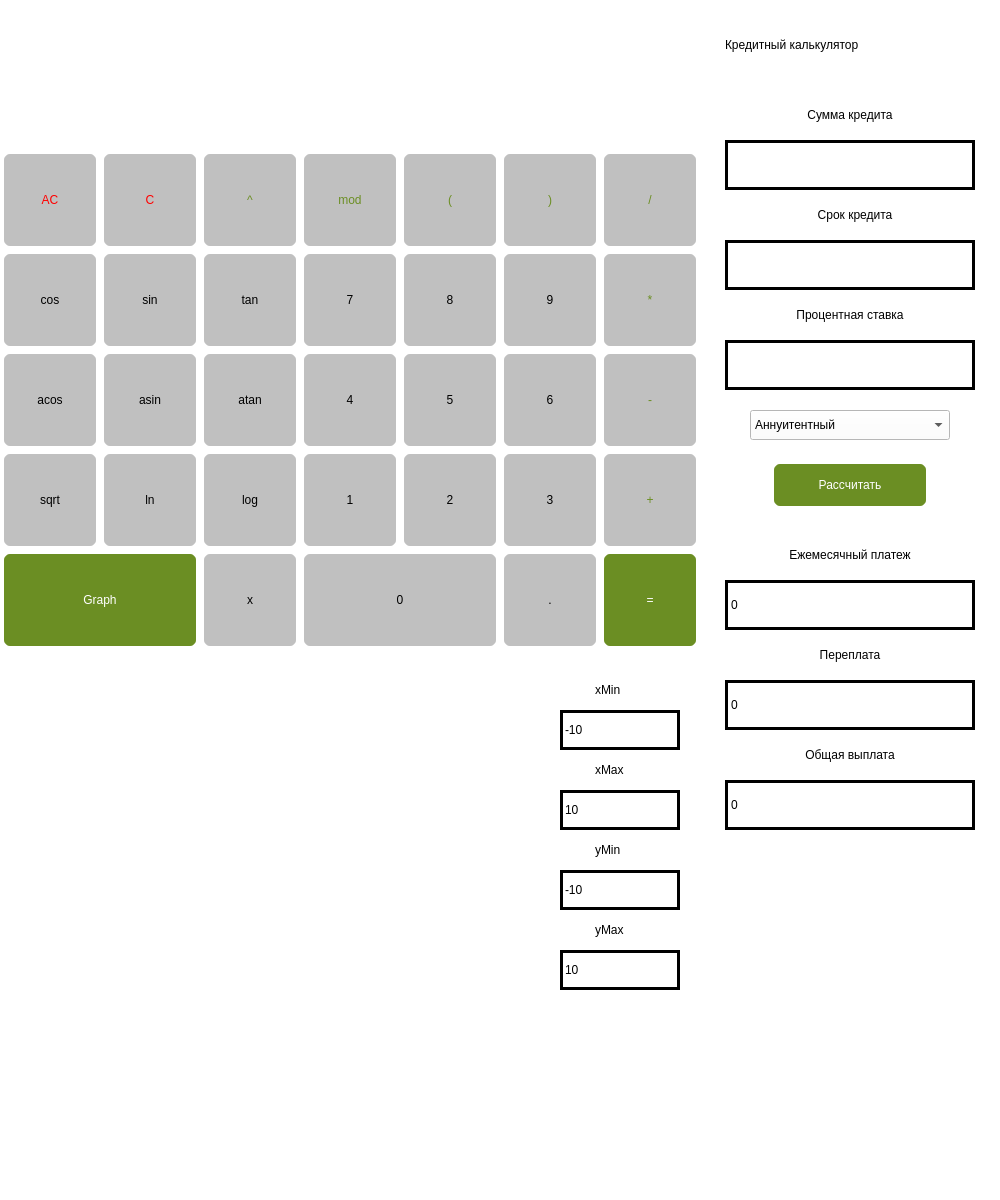
 <widget class="QMainWindow" name="MainWindow">
  <property name="geometry">
   <rect>
    <x>0</x>
    <y>0</y>
    <width>1000</width>
    <height>1200</height>
   </rect>
  </property>
  <property name="windowTitle">
   <string>MainWindow</string>
  </property>
  <property name="styleSheet">
   <string notr="true">background-color: rgb(255, 255, 255);</string>
  </property>
  <widget class="QWidget" name="centralwidget">
   <widget class="QLabel" name="result">
    <property name="geometry">
     <rect>
      <x>0</x>
      <y>0</y>
      <width>700</width>
      <height>150</height>
     </rect>
    </property>
    <property name="styleSheet">
     <string notr="true">QLabel {
color: rgb(0, 0, 0);
font: 36pt &quot;Monaco&quot;;
}</string>
    </property>
    <property name="text">
     <string/>
    </property>
    <property name="alignment">
     <set>Qt::AlignRight|Qt::AlignTrailing|Qt::AlignVCenter</set>
    </property>
   </widget>
   <widget class="QPushButton" name="pushButton_mod">
    <property name="geometry">
     <rect>
      <x>300</x>
      <y>150</y>
      <width>100</width>
      <height>100</height>
     </rect>
    </property>
    <property name="styleSheet">
     <string notr="true">QPushButton {
	text-align: center;
	font: 36pt &quot;Monaco&quot;;
    background-color: rgb(192, 192, 192);
	color:  rgb(107, 142, 35);
	border-style: solid;
	border-color: rgb(255, 255, 255);
	border-width: 4px;
	border-radius: 10px;
}

QPushButton:pressed {
    background-color:  rgb(128, 128, 128);
}</string>
    </property>
    <property name="text">
     <string>mod</string>
    </property>
   </widget>
   <widget class="QPushButton" name="pushButton_pow">
    <property name="geometry">
     <rect>
      <x>200</x>
      <y>150</y>
      <width>100</width>
      <height>100</height>
     </rect>
    </property>
    <property name="styleSheet">
     <string notr="true">QPushButton {
	text-align: center;
	font: 36pt &quot;Monaco&quot;;
    background-color: rgb(192, 192, 192);
	color:  rgb(107, 142, 35);
	border-style: solid;
	border-color: rgb(255, 255, 255);
	border-width: 4px;
	border-radius: 10px;
}

QPushButton:pressed {
    background-color:  rgb(128, 128, 128);
}</string>
    </property>
    <property name="text">
     <string>^</string>
    </property>
   </widget>
   <widget class="QPushButton" name="pushButton_bracket_open">
    <property name="geometry">
     <rect>
      <x>400</x>
      <y>150</y>
      <width>100</width>
      <height>100</height>
     </rect>
    </property>
    <property name="styleSheet">
     <string notr="true">QPushButton {
	text-align: center;
	font: 36pt &quot;Monaco&quot;;
    background-color: rgb(192, 192, 192);
	color:  rgb(107, 142, 35);
	border-style: solid;
	border-color: rgb(255, 255, 255);
	border-width: 4px;
	border-radius: 10px;
}

QPushButton:pressed {
    background-color:  rgb(128, 128, 128);
}</string>
    </property>
    <property name="text">
     <string>(</string>
    </property>
   </widget>
   <widget class="QPushButton" name="pushButton_div">
    <property name="geometry">
     <rect>
      <x>600</x>
      <y>150</y>
      <width>100</width>
      <height>100</height>
     </rect>
    </property>
    <property name="styleSheet">
     <string notr="true">QPushButton {
	text-align: center;
	font: 36pt &quot;Monaco&quot;;
    background-color: rgb(192, 192, 192);
	color:  rgb(107, 142, 35);
	border-style: solid;
	border-color: rgb(255, 255, 255);
	border-width: 4px;
	border-radius: 10px;
}

QPushButton:pressed {
    background-color:  rgb(128, 128, 128);
}</string>
    </property>
    <property name="text">
     <string>/</string>
    </property>
   </widget>
   <widget class="QPushButton" name="pushButton_bracket_close">
    <property name="geometry">
     <rect>
      <x>500</x>
      <y>150</y>
      <width>100</width>
      <height>100</height>
     </rect>
    </property>
    <property name="styleSheet">
     <string notr="true">QPushButton {
	text-align: center;
	font: 36pt &quot;Monaco&quot;;
    background-color: rgb(192, 192, 192);
	color:  rgb(107, 142, 35);
	border-style: solid;
	border-color: rgb(255, 255, 255);
	border-width: 4px;
	border-radius: 10px;
}

QPushButton:pressed {
    background-color:  rgb(128, 128, 128);
}</string>
    </property>
    <property name="text">
     <string>)</string>
    </property>
   </widget>
   <widget class="QPushButton" name="pushButton_7">
    <property name="geometry">
     <rect>
      <x>300</x>
      <y>250</y>
      <width>100</width>
      <height>100</height>
     </rect>
    </property>
    <property name="styleSheet">
     <string notr="true">QPushButton {
	text-align: center;
	font: 36pt &quot;Monaco&quot;;
    background-color: rgb(192, 192, 192);
	color:  rgb(0, 0, 0);
	border-style: solid;
	border-color: rgb(255, 255, 255);
	border-width: 4px;
	border-radius: 10px;
}

QPushButton:pressed {
    background-color:  rgb(128, 128, 128);
}
</string>
    </property>
    <property name="text">
     <string>7</string>
    </property>
   </widget>
   <widget class="QPushButton" name="pushButton_cos">
    <property name="geometry">
     <rect>
      <x>0</x>
      <y>250</y>
      <width>100</width>
      <height>100</height>
     </rect>
    </property>
    <property name="styleSheet">
     <string notr="true">QPushButton {
	text-align: center;
	font: 36pt &quot;Monaco&quot;;
    background-color: rgb(192, 192, 192);
	color:  rgb(0, 0, 0);
	border-style: solid;
	border-color: rgb(255, 255, 255);
	border-width: 4px;
	border-radius: 10px;
}

QPushButton:pressed {
    background-color:  rgb(128, 128, 128);
}
</string>
    </property>
    <property name="text">
     <string>cos</string>
    </property>
   </widget>
   <widget class="QPushButton" name="pushButton_sin">
    <property name="geometry">
     <rect>
      <x>100</x>
      <y>250</y>
      <width>100</width>
      <height>100</height>
     </rect>
    </property>
    <property name="styleSheet">
     <string notr="true">QPushButton {
	text-align: center;
	font: 36pt &quot;Monaco&quot;;
    background-color: rgb(192, 192, 192);
	color:  rgb(0, 0, 0);
	border-style: solid;
	border-color: rgb(255, 255, 255);
	border-width: 4px;
	border-radius: 10px;
}

QPushButton:pressed {
    background-color:  rgb(128, 128, 128);
}
</string>
    </property>
    <property name="text">
     <string>sin</string>
    </property>
   </widget>
   <widget class="QPushButton" name="pushButton_tan">
    <property name="geometry">
     <rect>
      <x>200</x>
      <y>250</y>
      <width>100</width>
      <height>100</height>
     </rect>
    </property>
    <property name="styleSheet">
     <string notr="true">QPushButton {
	text-align: center;
	font: 36pt &quot;Monaco&quot;;
    background-color: rgb(192, 192, 192);
	color:  rgb(0, 0, 0);
	border-style: solid;
	border-color: rgb(255, 255, 255);
	border-width: 4px;
	border-radius: 10px;
}

QPushButton:pressed {
    background-color:  rgb(128, 128, 128);
}
</string>
    </property>
    <property name="text">
     <string>tan</string>
    </property>
   </widget>
   <widget class="QPushButton" name="pushButton_mul">
    <property name="geometry">
     <rect>
      <x>600</x>
      <y>250</y>
      <width>100</width>
      <height>100</height>
     </rect>
    </property>
    <property name="styleSheet">
     <string notr="true">QPushButton {
	text-align: center;
	font: 36pt &quot;Monaco&quot;;
    background-color: rgb(192, 192, 192);
	color:  rgb(107, 142, 35);
	border-style: solid;
	border-color: rgb(255, 255, 255);
	border-width: 4px;
	border-radius: 10px;
}

QPushButton:pressed {
    background-color:  rgb(128, 128, 128);
}</string>
    </property>
    <property name="text">
     <string>*</string>
    </property>
   </widget>
   <widget class="QPushButton" name="pushButton_8">
    <property name="geometry">
     <rect>
      <x>400</x>
      <y>250</y>
      <width>100</width>
      <height>100</height>
     </rect>
    </property>
    <property name="styleSheet">
     <string notr="true">QPushButton {
	text-align: center;
	font: 36pt &quot;Monaco&quot;;
    background-color: rgb(192, 192, 192);
	color:  rgb(0, 0, 0);
	border-style: solid;
	border-color: rgb(255, 255, 255);
	border-width: 4px;
	border-radius: 10px;
}

QPushButton:pressed {
    background-color:  rgb(128, 128, 128);
}
</string>
    </property>
    <property name="text">
     <string>8</string>
    </property>
   </widget>
   <widget class="QPushButton" name="pushButton_9">
    <property name="geometry">
     <rect>
      <x>500</x>
      <y>250</y>
      <width>100</width>
      <height>100</height>
     </rect>
    </property>
    <property name="styleSheet">
     <string notr="true">QPushButton {
	text-align: center;
	font: 36pt &quot;Monaco&quot;;
    background-color: rgb(192, 192, 192);
	color:  rgb(0, 0, 0);
	border-style: solid;
	border-color: rgb(255, 255, 255);
	border-width: 4px;
	border-radius: 10px;
}

QPushButton:pressed {
    background-color:  rgb(128, 128, 128);
}
</string>
    </property>
    <property name="text">
     <string>9</string>
    </property>
   </widget>
   <widget class="QPushButton" name="pushButton_4">
    <property name="geometry">
     <rect>
      <x>300</x>
      <y>350</y>
      <width>100</width>
      <height>100</height>
     </rect>
    </property>
    <property name="styleSheet">
     <string notr="true">QPushButton {
	text-align: center;
	font: 36pt &quot;Monaco&quot;;
    background-color: rgb(192, 192, 192);
	color:  rgb(0, 0, 0);
	border-style: solid;
	border-color: rgb(255, 255, 255);
	border-width: 4px;
	border-radius: 10px;
}

QPushButton:pressed {
    background-color:  rgb(128, 128, 128);
}
</string>
    </property>
    <property name="text">
     <string>4</string>
    </property>
   </widget>
   <widget class="QPushButton" name="pushButton_acos">
    <property name="geometry">
     <rect>
      <x>0</x>
      <y>350</y>
      <width>100</width>
      <height>100</height>
     </rect>
    </property>
    <property name="styleSheet">
     <string notr="true">QPushButton {
	text-align: center;
	font: 36pt &quot;Monaco&quot;;
    background-color: rgb(192, 192, 192);
	color:  rgb(0, 0, 0);
	border-style: solid;
	border-color: rgb(255, 255, 255);
	border-width: 4px;
	border-radius: 10px;
}

QPushButton:pressed {
    background-color:  rgb(128, 128, 128);
}
</string>
    </property>
    <property name="text">
     <string>acos</string>
    </property>
   </widget>
   <widget class="QPushButton" name="pushButton_asin">
    <property name="geometry">
     <rect>
      <x>100</x>
      <y>350</y>
      <width>100</width>
      <height>100</height>
     </rect>
    </property>
    <property name="styleSheet">
     <string notr="true">QPushButton {
	text-align: center;
	font: 36pt &quot;Monaco&quot;;
    background-color: rgb(192, 192, 192);
	color:  rgb(0, 0, 0);
	border-style: solid;
	border-color: rgb(255, 255, 255);
	border-width: 4px;
	border-radius: 10px;
}

QPushButton:pressed {
    background-color:  rgb(128, 128, 128);
}
</string>
    </property>
    <property name="text">
     <string>asin</string>
    </property>
   </widget>
   <widget class="QPushButton" name="pushButton_atan">
    <property name="geometry">
     <rect>
      <x>200</x>
      <y>350</y>
      <width>100</width>
      <height>100</height>
     </rect>
    </property>
    <property name="styleSheet">
     <string notr="true">QPushButton {
	text-align: center;
	font: 36pt &quot;Monaco&quot;;
    background-color: rgb(192, 192, 192);
	color:  rgb(0, 0, 0);
	border-style: solid;
	border-color: rgb(255, 255, 255);
	border-width: 4px;
	border-radius: 10px;
}

QPushButton:pressed {
    background-color:  rgb(128, 128, 128);
}
</string>
    </property>
    <property name="text">
     <string>atan</string>
    </property>
   </widget>
   <widget class="QPushButton" name="pushButton_min">
    <property name="geometry">
     <rect>
      <x>600</x>
      <y>350</y>
      <width>100</width>
      <height>100</height>
     </rect>
    </property>
    <property name="styleSheet">
     <string notr="true">QPushButton {
	text-align: center;
	font: 36pt &quot;Monaco&quot;;
    background-color: rgb(192, 192, 192);
	color:  rgb(107, 142, 35);
	border-style: solid;
	border-color: rgb(255, 255, 255);
	border-width: 4px;
	border-radius: 10px;
}

QPushButton:pressed {
    background-color:  rgb(128, 128, 128);
}</string>
    </property>
    <property name="text">
     <string>-</string>
    </property>
   </widget>
   <widget class="QPushButton" name="pushButton_5">
    <property name="geometry">
     <rect>
      <x>400</x>
      <y>350</y>
      <width>100</width>
      <height>100</height>
     </rect>
    </property>
    <property name="styleSheet">
     <string notr="true">QPushButton {
	text-align: center;
	font: 36pt &quot;Monaco&quot;;
    background-color: rgb(192, 192, 192);
	color:  rgb(0, 0, 0);
	border-style: solid;
	border-color: rgb(255, 255, 255);
	border-width: 4px;
	border-radius: 10px;
}

QPushButton:pressed {
    background-color:  rgb(128, 128, 128);
}
</string>
    </property>
    <property name="text">
     <string>5</string>
    </property>
   </widget>
   <widget class="QPushButton" name="pushButton_6">
    <property name="geometry">
     <rect>
      <x>500</x>
      <y>350</y>
      <width>100</width>
      <height>100</height>
     </rect>
    </property>
    <property name="styleSheet">
     <string notr="true">QPushButton {
	text-align: center;
	font: 36pt &quot;Monaco&quot;;
    background-color: rgb(192, 192, 192);
	color:  rgb(0, 0, 0);
	border-style: solid;
	border-color: rgb(255, 255, 255);
	border-width: 4px;
	border-radius: 10px;
}

QPushButton:pressed {
    background-color:  rgb(128, 128, 128);
}
</string>
    </property>
    <property name="text">
     <string>6</string>
    </property>
   </widget>
   <widget class="QPushButton" name="pushButton_1">
    <property name="geometry">
     <rect>
      <x>300</x>
      <y>450</y>
      <width>100</width>
      <height>100</height>
     </rect>
    </property>
    <property name="styleSheet">
     <string notr="true">QPushButton {
	text-align: center;
	font: 36pt &quot;Monaco&quot;;
    background-color: rgb(192, 192, 192);
	color:  rgb(0, 0, 0);
	border-style: solid;
	border-color: rgb(255, 255, 255);
	border-width: 4px;
	border-radius: 10px;
}

QPushButton:pressed {
    background-color:  rgb(128, 128, 128);
}
</string>
    </property>
    <property name="text">
     <string>1</string>
    </property>
   </widget>
   <widget class="QPushButton" name="pushButton_sqrt">
    <property name="geometry">
     <rect>
      <x>0</x>
      <y>450</y>
      <width>100</width>
      <height>100</height>
     </rect>
    </property>
    <property name="styleSheet">
     <string notr="true">QPushButton {
	text-align: center;
	font: 36pt &quot;Monaco&quot;;
    background-color: rgb(192, 192, 192);
	color:  rgb(0, 0, 0);
	border-style: solid;
	border-color: rgb(255, 255, 255);
	border-width: 4px;
	border-radius: 10px;
}

QPushButton:pressed {
    background-color:  rgb(128, 128, 128);
}
</string>
    </property>
    <property name="text">
     <string>sqrt</string>
    </property>
   </widget>
   <widget class="QPushButton" name="pushButton_ln">
    <property name="geometry">
     <rect>
      <x>100</x>
      <y>450</y>
      <width>100</width>
      <height>100</height>
     </rect>
    </property>
    <property name="styleSheet">
     <string notr="true">QPushButton {
	text-align: center;
	font: 36pt &quot;Monaco&quot;;
    background-color: rgb(192, 192, 192);
	color:  rgb(0, 0, 0);
	border-style: solid;
	border-color: rgb(255, 255, 255);
	border-width: 4px;
	border-radius: 10px;
}

QPushButton:pressed {
    background-color:  rgb(128, 128, 128);
}
</string>
    </property>
    <property name="text">
     <string>ln</string>
    </property>
   </widget>
   <widget class="QPushButton" name="pushButton_log">
    <property name="geometry">
     <rect>
      <x>200</x>
      <y>450</y>
      <width>100</width>
      <height>100</height>
     </rect>
    </property>
    <property name="styleSheet">
     <string notr="true">QPushButton {
	text-align: center;
	font: 36pt &quot;Monaco&quot;;
    background-color: rgb(192, 192, 192);
	color:  rgb(0, 0, 0);
	border-style: solid;
	border-color: rgb(255, 255, 255);
	border-width: 4px;
	border-radius: 10px;
}

QPushButton:pressed {
    background-color:  rgb(128, 128, 128);
}
</string>
    </property>
    <property name="text">
     <string>log</string>
    </property>
   </widget>
   <widget class="QPushButton" name="pushButton_plus">
    <property name="geometry">
     <rect>
      <x>600</x>
      <y>450</y>
      <width>100</width>
      <height>100</height>
     </rect>
    </property>
    <property name="styleSheet">
     <string notr="true">QPushButton {
	text-align: center;
	font: 36pt &quot;Monaco&quot;;
    background-color: rgb(192, 192, 192);
	color:  rgb(107, 142, 35);
	border-style: solid;
	border-color: rgb(255, 255, 255);
	border-width: 4px;
	border-radius: 10px;
}

QPushButton:pressed {
    background-color:  rgb(128, 128, 128);
}</string>
    </property>
    <property name="text">
     <string>+</string>
    </property>
   </widget>
   <widget class="QPushButton" name="pushButton_2">
    <property name="geometry">
     <rect>
      <x>400</x>
      <y>450</y>
      <width>100</width>
      <height>100</height>
     </rect>
    </property>
    <property name="styleSheet">
     <string notr="true">QPushButton {
	text-align: center;
	font: 36pt &quot;Monaco&quot;;
    background-color: rgb(192, 192, 192);
	color:  rgb(0, 0, 0);
	border-style: solid;
	border-color: rgb(255, 255, 255);
	border-width: 4px;
	border-radius: 10px;
}

QPushButton:pressed {
    background-color:  rgb(128, 128, 128);
}
</string>
    </property>
    <property name="text">
     <string>2</string>
    </property>
   </widget>
   <widget class="QPushButton" name="pushButton_3">
    <property name="geometry">
     <rect>
      <x>500</x>
      <y>450</y>
      <width>100</width>
      <height>100</height>
     </rect>
    </property>
    <property name="styleSheet">
     <string notr="true">QPushButton {
	text-align: center;
	font: 36pt &quot;Monaco&quot;;
    background-color: rgb(192, 192, 192);
	color:  rgb(0, 0, 0);
	border-style: solid;
	border-color: rgb(255, 255, 255);
	border-width: 4px;
	border-radius: 10px;
}

QPushButton:pressed {
    background-color:  rgb(128, 128, 128);
}
</string>
    </property>
    <property name="text">
     <string>3</string>
    </property>
   </widget>
   <widget class="QPushButton" name="pushButton_Graph">
    <property name="geometry">
     <rect>
      <x>0</x>
      <y>550</y>
      <width>200</width>
      <height>100</height>
     </rect>
    </property>
    <property name="styleSheet">
     <string notr="true">QPushButton {
	text-align: center;
	font: 36pt &quot;Monaco&quot;;
    background-color: rgb(107, 142, 35);
	color:  rgb(255, 255, 255);
	border-style: solid;
	border-color: rgb(255, 255, 255);
	border-width: 4px;
	border-radius: 10px;
}

QPushButton:pressed {
    background-color:  rgb(85, 107, 47);
}</string>
    </property>
    <property name="text">
     <string>Graph</string>
    </property>
   </widget>
   <widget class="QPushButton" name="pushButton_equal">
    <property name="geometry">
     <rect>
      <x>600</x>
      <y>550</y>
      <width>100</width>
      <height>100</height>
     </rect>
    </property>
    <property name="styleSheet">
     <string notr="true">QPushButton {
	text-align: center;
	font: 36pt &quot;Monaco&quot;;
    background-color: rgb(107, 142, 35);
	color:  rgb(255, 255, 255);
	border-style: solid;
	border-color: rgb(255, 255, 255);
	border-width: 4px;
	border-radius: 10px;
}

QPushButton:pressed {
    background-color:  rgb(85, 107, 47);
}</string>
    </property>
    <property name="text">
     <string>=</string>
    </property>
   </widget>
   <widget class="QPushButton" name="pushButton_0">
    <property name="geometry">
     <rect>
      <x>300</x>
      <y>550</y>
      <width>200</width>
      <height>100</height>
     </rect>
    </property>
    <property name="styleSheet">
     <string notr="true">QPushButton {
	text-align: center;
	font: 36pt &quot;Monaco&quot;;
    background-color: rgb(192, 192, 192);
	color:  rgb(0, 0, 0);
	border-style: solid;
	border-color: rgb(255, 255, 255);
	border-width: 4px;
	border-radius: 10px;
}

QPushButton:pressed {
    background-color:  rgb(128, 128, 128);
}
</string>
    </property>
    <property name="text">
     <string>0</string>
    </property>
   </widget>
   <widget class="QPushButton" name="pushButton_dot">
    <property name="geometry">
     <rect>
      <x>500</x>
      <y>550</y>
      <width>100</width>
      <height>100</height>
     </rect>
    </property>
    <property name="styleSheet">
     <string notr="true">QPushButton {
	text-align: center;
	font: 36pt &quot;Monaco&quot;;
    background-color: rgb(192, 192, 192);
	color:  rgb(0, 0, 0);
	border-style: solid;
	border-color: rgb(255, 255, 255);
	border-width: 4px;
	border-radius: 10px;
}

QPushButton:pressed {
    background-color:  rgb(128, 128, 128);
}
</string>
    </property>
    <property name="text">
     <string>.</string>
    </property>
   </widget>
   <widget class="QLineEdit" name="x_min">
    <property name="geometry">
     <rect>
      <x>560</x>
      <y>710</y>
      <width>120</width>
      <height>40</height>
     </rect>
    </property>
    <property name="styleSheet">
     <string notr="true">border-style: solid;
border-width: 3px;
border-color: rgb(0, 0, 0);
font: 18pt &quot;Monaco&quot;;
color: rgb(0, 0, 0);</string>
    </property>
    <property name="inputMask">
     <string/>
    </property>
    <property name="text">
     <string>-10</string>
    </property>
   </widget>
   <widget class="QLineEdit" name="x_max">
    <property name="geometry">
     <rect>
      <x>560</x>
      <y>790</y>
      <width>120</width>
      <height>40</height>
     </rect>
    </property>
    <property name="styleSheet">
     <string notr="true">border-style: solid;
border-width: 3px;
border-color: rgb(0, 0, 0);
font: 18pt &quot;Monaco&quot;;
color: rgb(0, 0, 0);</string>
    </property>
    <property name="text">
     <string>10</string>
    </property>
   </widget>
   <widget class="QLineEdit" name="y_min">
    <property name="geometry">
     <rect>
      <x>560</x>
      <y>870</y>
      <width>120</width>
      <height>40</height>
     </rect>
    </property>
    <property name="styleSheet">
     <string notr="true">border-style: solid;
border-width: 3px;
border-color: rgb(0, 0, 0);
font: 18pt &quot;Monaco&quot;;
color: rgb(0, 0, 0);</string>
    </property>
    <property name="text">
     <string>-10</string>
    </property>
   </widget>
   <widget class="QLineEdit" name="y_max">
    <property name="geometry">
     <rect>
      <x>560</x>
      <y>950</y>
      <width>120</width>
      <height>40</height>
     </rect>
    </property>
    <property name="styleSheet">
     <string notr="true">border-style: solid;
border-width: 3px;
border-color: rgb(0, 0, 0);
font: 18pt &quot;Monaco&quot;;
color: rgb(0, 0, 0);</string>
    </property>
    <property name="text">
     <string>10</string>
    </property>
   </widget>
   <widget class="QLabel" name="label">
    <property name="geometry">
     <rect>
      <x>595</x>
      <y>670</y>
      <width>50</width>
      <height>40</height>
     </rect>
    </property>
    <property name="styleSheet">
     <string notr="true">font: 18pt &quot;Monaco&quot;;
color: rgb(0, 0, 0);</string>
    </property>
    <property name="text">
     <string>xMin</string>
    </property>
   </widget>
   <widget class="QLabel" name="label_2">
    <property name="geometry">
     <rect>
      <x>595</x>
      <y>750</y>
      <width>50</width>
      <height>40</height>
     </rect>
    </property>
    <property name="styleSheet">
     <string notr="true">font: 18pt &quot;Monaco&quot;;
color: rgb(0, 0, 0);</string>
    </property>
    <property name="text">
     <string>xMax</string>
    </property>
   </widget>
   <widget class="QLabel" name="label_3">
    <property name="geometry">
     <rect>
      <x>595</x>
      <y>830</y>
      <width>50</width>
      <height>40</height>
     </rect>
    </property>
    <property name="styleSheet">
     <string notr="true">font: 18pt &quot;Monaco&quot;;
color: rgb(0, 0, 0);</string>
    </property>
    <property name="text">
     <string>yMin</string>
    </property>
   </widget>
   <widget class="QLabel" name="label_4">
    <property name="geometry">
     <rect>
      <x>595</x>
      <y>910</y>
      <width>50</width>
      <height>40</height>
     </rect>
    </property>
    <property name="styleSheet">
     <string notr="true">font: 18pt &quot;Monaco&quot;;
color: rgb(0, 0, 0);</string>
    </property>
    <property name="text">
     <string>yMax</string>
    </property>
   </widget>
   <widget class="QCustomPlot" name="widget" native="true">
    <property name="geometry">
     <rect>
      <x>9</x>
      <y>670</y>
      <width>521</width>
      <height>521</height>
     </rect>
    </property>
    <property name="styleSheet">
     <string notr="true"/>
    </property>
   </widget>
   <widget class="QPushButton" name="pushButton_clear">
    <property name="geometry">
     <rect>
      <x>0</x>
      <y>150</y>
      <width>100</width>
      <height>100</height>
     </rect>
    </property>
    <property name="styleSheet">
     <string notr="true">QPushButton {
	text-align: center;
	font: 36pt &quot;Monaco&quot;;
    background-color: rgb(192, 192, 192);
	color:  rgb(255, 0, 0);
	border-style: solid;
	border-color: rgb(255, 255, 255);
	border-width: 4px;
	border-radius: 10px;
}

QPushButton:pressed {
    background-color:  rgb(128, 128, 128);
}</string>
    </property>
    <property name="text">
     <string>AC</string>
    </property>
   </widget>
   <widget class="QPushButton" name="pushButton_x">
    <property name="geometry">
     <rect>
      <x>200</x>
      <y>550</y>
      <width>100</width>
      <height>100</height>
     </rect>
    </property>
    <property name="styleSheet">
     <string notr="true">QPushButton {
	text-align: center;
	font: 36pt &quot;Monaco&quot;;
    background-color: rgb(192, 192, 192);
	color:  rgb(0, 0, 0);
	border-style: solid;
	border-color: rgb(255, 255, 255);
	border-width: 4px;
	border-radius: 10px;
}

QPushButton:pressed {
    background-color:  rgb(128, 128, 128);
}
</string>
    </property>
    <property name="text">
     <string>x</string>
    </property>
   </widget>
   <widget class="QPushButton" name="pushButton_clear_one">
    <property name="geometry">
     <rect>
      <x>100</x>
      <y>150</y>
      <width>100</width>
      <height>100</height>
     </rect>
    </property>
    <property name="styleSheet">
     <string notr="true">QPushButton {
	text-align: center;
	font: 36pt &quot;Monaco&quot;;
    background-color: rgb(192, 192, 192);
	color:  rgb(255, 0, 0);
	border-style: solid;
	border-color: rgb(255, 255, 255);
	border-width: 4px;
	border-radius: 10px;
}

QPushButton:pressed {
    background-color:  rgb(128, 128, 128);
}</string>
    </property>
    <property name="text">
     <string>C</string>
    </property>
   </widget>
   <widget class="QLabel" name="label_5">
    <property name="geometry">
     <rect>
      <x>725</x>
      <y>0</y>
      <width>250</width>
      <height>90</height>
     </rect>
    </property>
    <property name="styleSheet">
     <string notr="true">QLabel {
color: rgb(0, 0, 0);
font: 20pt &quot;Monaco&quot;;
}</string>
    </property>
    <property name="text">
     <string>Кредитный калькулятор</string>
    </property>
   </widget>
   <widget class="QLabel" name="full_sum_label">
    <property name="geometry">
     <rect>
      <x>775</x>
      <y>90</y>
      <width>150</width>
      <height>50</height>
     </rect>
    </property>
    <property name="styleSheet">
     <string notr="true">QLabel {
color: rgb(0, 0, 0);
font: 18pt &quot;Monaco&quot;;
}</string>
    </property>
    <property name="text">
     <string>Сумма кредита</string>
    </property>
    <property name="alignment">
     <set>Qt::AlignCenter</set>
    </property>
   </widget>
   <widget class="QLineEdit" name="full_sum_edit">
    <property name="geometry">
     <rect>
      <x>725</x>
      <y>140</y>
      <width>250</width>
      <height>50</height>
     </rect>
    </property>
    <property name="styleSheet">
     <string notr="true">border-style: solid;
border-width: 3px;
border-color: rgb(0, 0, 0);
font: 18pt &quot;Monaco&quot;;
color: rgb(0, 0, 0);</string>
    </property>
   </widget>
   <widget class="QLabel" name="time_label">
    <property name="geometry">
     <rect>
      <x>780</x>
      <y>190</y>
      <width>150</width>
      <height>50</height>
     </rect>
    </property>
    <property name="styleSheet">
     <string notr="true">QLabel {
color: rgb(0, 0, 0);
font: 18pt &quot;Monaco&quot;;
}</string>
    </property>
    <property name="text">
     <string>Срок кредита</string>
    </property>
    <property name="alignment">
     <set>Qt::AlignCenter</set>
    </property>
   </widget>
   <widget class="QLineEdit" name="time_edit">
    <property name="geometry">
     <rect>
      <x>725</x>
      <y>240</y>
      <width>250</width>
      <height>50</height>
     </rect>
    </property>
    <property name="styleSheet">
     <string notr="true">border-style: solid;
border-width: 3px;
border-color: rgb(0, 0, 0);
font: 18pt &quot;Monaco&quot;;
color: rgb(0, 0, 0);</string>
    </property>
   </widget>
   <widget class="QLabel" name="perc_label">
    <property name="geometry">
     <rect>
      <x>755</x>
      <y>290</y>
      <width>190</width>
      <height>50</height>
     </rect>
    </property>
    <property name="styleSheet">
     <string notr="true">QLabel {
color: rgb(0, 0, 0);
font: 18pt &quot;Monaco&quot;;
}</string>
    </property>
    <property name="text">
     <string>Процентная ставка</string>
    </property>
    <property name="alignment">
     <set>Qt::AlignCenter</set>
    </property>
   </widget>
   <widget class="QLineEdit" name="perc_edit">
    <property name="geometry">
     <rect>
      <x>725</x>
      <y>340</y>
      <width>250</width>
      <height>50</height>
     </rect>
    </property>
    <property name="styleSheet">
     <string notr="true">border-style: solid;
border-width: 3px;
border-color: rgb(0, 0, 0);
font: 18pt &quot;Monaco&quot;;
color: rgb(0, 0, 0);</string>
    </property>
   </widget>
   <widget class="QComboBox" name="annuit_diff_box">
    <property name="geometry">
     <rect>
      <x>750</x>
      <y>410</y>
      <width>200</width>
      <height>30</height>
     </rect>
    </property>
    <property name="styleSheet">
     <string notr="true">QComboBox {
    border: 3px solid black;
    border-radius: 3px;
    padding: 1px 20px 1px 3px;
    min-width: 6em;
	font: 14pt &quot;Monaco&quot;;
	color: rgb(0, 0, 0);
}

QComboBox:!editable, QComboBox::drop-down:editable {
     background: qlineargradient(x1: 0, y1: 0, x2: 0, y2: 1,
                                 stop: 0 rgb(255, 255, 255) stop: 0.4 #DDDDDD,
                                 stop: 0.5 rgb(211, 211, 211), stop: 1.0 rgb(211, 211, 211));
}
1</string>
    </property>
    <item>
     <property name="text">
      <string>Аннуитентный</string>
     </property>
    </item>
    <item>
     <property name="text">
      <string>Дифференцированный</string>
     </property>
    </item>
   </widget>
   <widget class="QPushButton" name="calc_credit_button">
    <property name="geometry">
     <rect>
      <x>770</x>
      <y>460</y>
      <width>160</width>
      <height>50</height>
     </rect>
    </property>
    <property name="styleSheet">
     <string notr="true">QPushButton {
	text-align: center;
	font: 20pt &quot;Monaco&quot;;
    background-color: rgb(107, 142, 35);
	color:  rgb(255, 255, 255);
	border-style: solid;
	border-color: rgb(255, 255, 255);
	border-width: 4px;
	border-radius: 10px;
}

QPushButton:pressed {
    background-color:  rgb(85, 107, 47);
}</string>
    </property>
    <property name="text">
     <string>Рассчитать</string>
    </property>
   </widget>
   <widget class="QLabel" name="month_payment_label">
    <property name="geometry">
     <rect>
      <x>745</x>
      <y>530</y>
      <width>210</width>
      <height>50</height>
     </rect>
    </property>
    <property name="styleSheet">
     <string notr="true">QLabel {
color: rgb(0, 0, 0);
font: 18pt &quot;Monaco&quot;;
}</string>
    </property>
    <property name="text">
     <string>Ежемесячный платеж</string>
    </property>
    <property name="alignment">
     <set>Qt::AlignCenter</set>
    </property>
   </widget>
   <widget class="QLabel" name="overpayment_label">
    <property name="geometry">
     <rect>
      <x>745</x>
      <y>630</y>
      <width>210</width>
      <height>50</height>
     </rect>
    </property>
    <property name="styleSheet">
     <string notr="true">QLabel {
color: rgb(0, 0, 0);
font: 18pt &quot;Monaco&quot;;
}</string>
    </property>
    <property name="text">
     <string>Переплата</string>
    </property>
    <property name="alignment">
     <set>Qt::AlignCenter</set>
    </property>
   </widget>
   <widget class="QLabel" name="overall_payment_label">
    <property name="geometry">
     <rect>
      <x>745</x>
      <y>730</y>
      <width>210</width>
      <height>50</height>
     </rect>
    </property>
    <property name="styleSheet">
     <string notr="true">QLabel {
color: rgb(0, 0, 0);
font: 18pt &quot;Monaco&quot;;
}</string>
    </property>
    <property name="text">
     <string>Общая выплата</string>
    </property>
    <property name="alignment">
     <set>Qt::AlignCenter</set>
    </property>
   </widget>
   <widget class="QLabel" name="sum_month_payment">
    <property name="geometry">
     <rect>
      <x>725</x>
      <y>580</y>
      <width>250</width>
      <height>50</height>
     </rect>
    </property>
    <property name="styleSheet">
     <string notr="true">border-style: solid;
border-width: 3px;
border-color: rgb(0, 0, 0);
font: 18pt &quot;Monaco&quot;;
color: rgb(0, 0, 0);</string>
    </property>
    <property name="text">
     <string>0</string>
    </property>
   </widget>
   <widget class="QLabel" name="sum_overpayment">
    <property name="geometry">
     <rect>
      <x>725</x>
      <y>680</y>
      <width>250</width>
      <height>50</height>
     </rect>
    </property>
    <property name="styleSheet">
     <string notr="true">border-style: solid;
border-width: 3px;
border-color: rgb(0, 0, 0);
font: 18pt &quot;Monaco&quot;;
color: rgb(0, 0, 0);</string>
    </property>
    <property name="text">
     <string>0</string>
    </property>
   </widget>
   <widget class="QLabel" name="sum_overall_payment">
    <property name="geometry">
     <rect>
      <x>725</x>
      <y>780</y>
      <width>250</width>
      <height>50</height>
     </rect>
    </property>
    <property name="styleSheet">
     <string notr="true">border-style: solid;
border-width: 3px;
border-color: rgb(0, 0, 0);
font: 18pt &quot;Monaco&quot;;
color: rgb(0, 0, 0);</string>
    </property>
    <property name="text">
     <string>0</string>
    </property>
   </widget>
  </widget>
 </widget>
